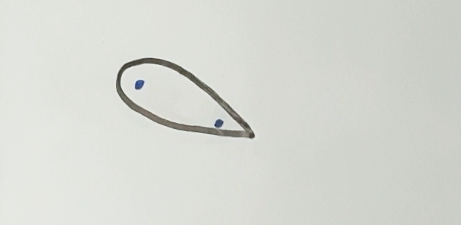
#> input picture picture_sim_python_app/input/input.png, 461 x 225 px
$ python -i image_utils_windows.py   (imports and definitions only)
#> lines starting #> are read from the running program, lines starting #| are printed output that depends on the picture
import os
import json
import subprocess
from pathlib import Path
import threading
import time

import cv2
import numpy as np
import psutil
from PIL import Image, ImageSequence


# [479 lines left out: functions enumerate_cameras, select_camera, load_cached_bbox, save_bbox_cache, capture_image, not called in this run]


def resize_gif(
        input_path: str | Path,
        output_path: str | Path,
        target_size: tuple = (1920, 1080),
        maintain_aspect: bool = True,
        fill_color: tuple = (0, 0, 0, 0),
) -> None:
    """
    Resize each frame of a GIF with improved aspect ratio handling.

    Args:
        input_path (str): Path to the input GIF.
        output_path (str): Path to save the resized GIF.
        target_size (tuple): Desired (width, height), e.g., (1920, 1080).
        maintain_aspect (bool): If True, maintain aspect ratio (may result in smaller output).
                               If False, stretch to exact target size.
        fill_color (tuple): RGBA fill color for padding when maintain_aspect=True.
    """
#> called with input_path = 'input/input.png', output_path = 'out.png', target_size = (1920, 1080), maintain_aspect = True, fill_color = (0, 0, 0, 0)
    with Image.open(input_path) as img:
#> img is the input picture: PIL image 461x225 RGB; mean R, G, B 214.4, 216.8, 209.9
        frames = []
        durations = []

        for frame in ImageSequence.Iterator(img):
            frame = frame.convert("RGBA")
            orig_w, orig_h = frame.size
            target_w, target_h = target_size

            if maintain_aspect:
                # Compute scale to preserve aspect ratio
                scale = min(target_w / orig_w, target_h / orig_h)
                new_w = int(orig_w * scale)
                new_h = int(orig_h * scale)

                # Resize with aspect ratio
                resized = frame.resize((new_w, new_h), Image.BICUBIC)

                # Create new canvas and paste resized frame in center
                canvas = Image.new("RGBA", target_size, fill_color)
                offset_x = (target_w - new_w) // 2
                offset_y = (target_h - new_h) // 2
                canvas.paste(resized, (offset_x, offset_y))
                frames.append(canvas)
            else:
                # Stretch to exact target size
                resized = frame.resize(target_size, Image.BICUBIC)
                frames.append(resized)

            durations.append(frame.info.get('duration', 100))
#> this loop made 1 pass
#> (orig_w, orig_h, target_w, target_h, scale, new_w, new_h, offset_x) on pass 1: (461, 225, 1920, 1080, 4.16, 1919, 937, 0)
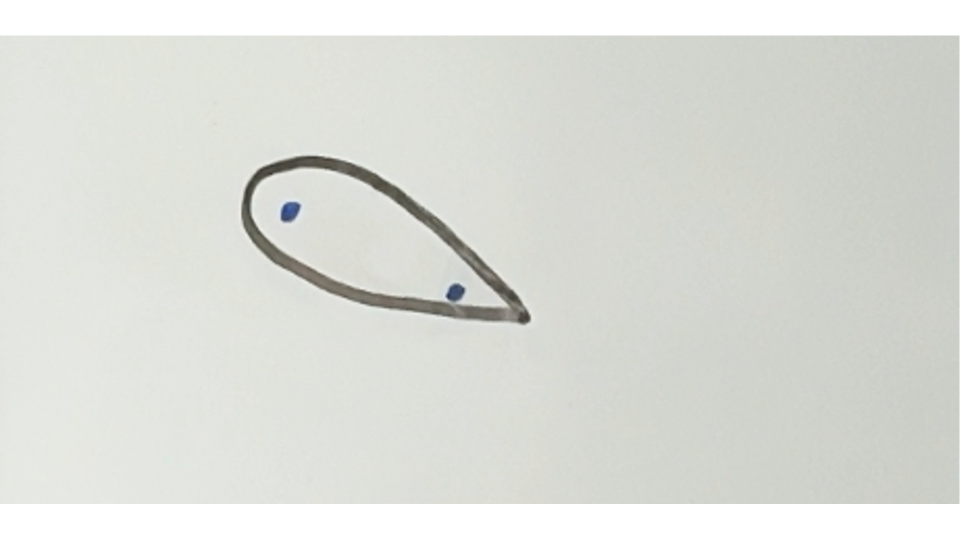
#> canvas: PIL image 1920x1080 RGBA (shown at 1/2 size); mean R, G, B, A 185.9, 188, 182, 221.1; transparent parts drawn white
#> after the loop, durations = [100]; frames = 1 item

        # Save as animated GIF
        frames[0].save(
            output_path,
            save_all=True,
            append_images=frames[1:],
            duration=durations,
            loop=0,
            disposal=2
        )


# [79 lines left out: functions get_gif_dimensions, find_display_processes, stop_display_processes, start_display_process, restart_display_process, not called in this run]

>>> result = resize_gif('input/input.png', 'out.png')
